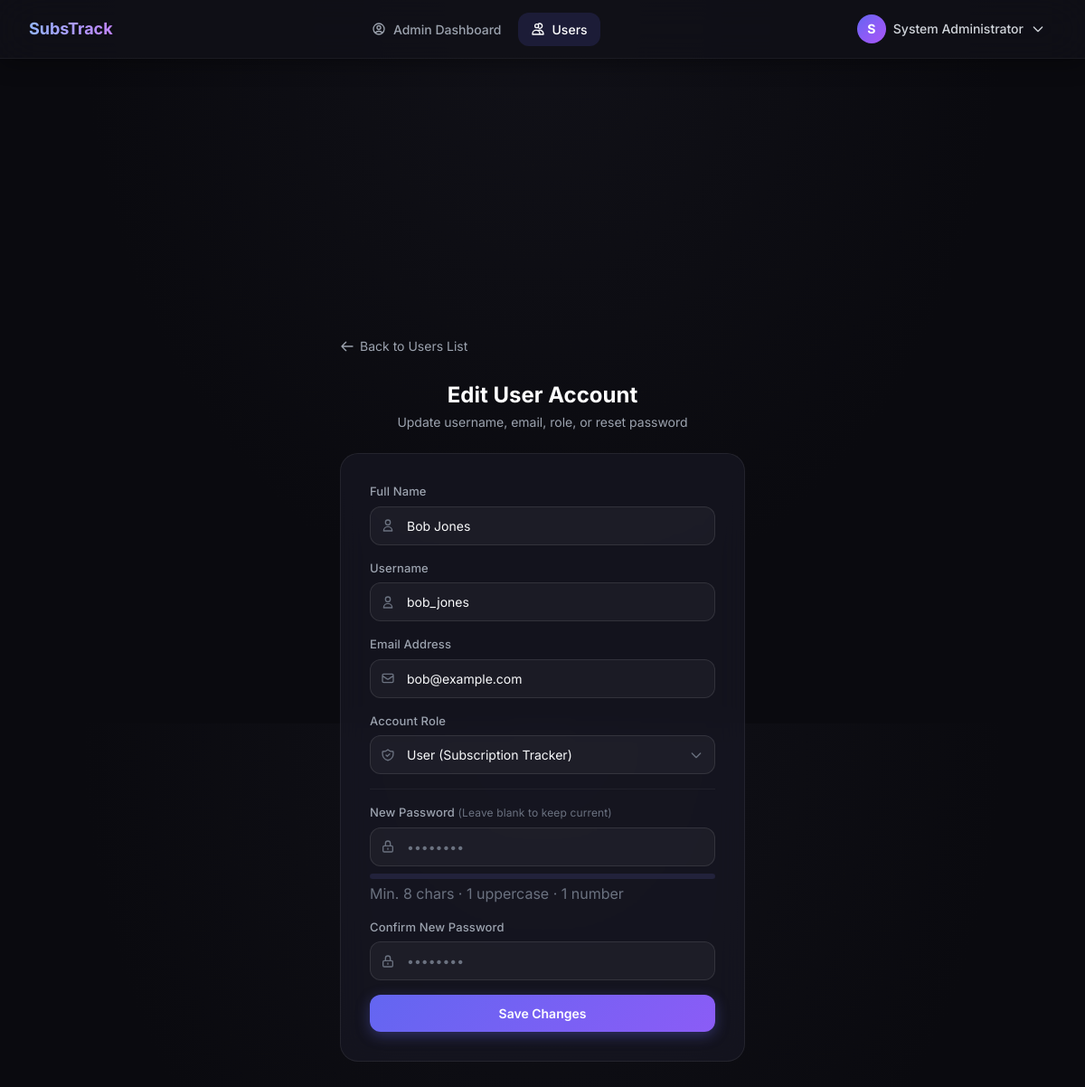
The app's page /admin/users/1003/edit (signed in) with its own data.
### tables this page shows
CREATE TABLE IF NOT EXISTS users (
    id           INT UNSIGNED    NOT NULL AUTO_INCREMENT,
    username     VARCHAR(50)     NOT NULL,
    full_name    VARCHAR(100)    NOT NULL,
    email        VARCHAR(150)    NOT NULL,
    password     VARCHAR(255)    NOT NULL,
    role         ENUM('admin','user') NOT NULL DEFAULT 'user',
    created_at   TIMESTAMP       NOT NULL DEFAULT CURRENT_TIMESTAMP,
    updated_at   TIMESTAMP       NOT NULL DEFAULT CURRENT_TIMESTAMP ON UPDATE CURRENT_TIMESTAMP,
    PRIMARY KEY (id),
    UNIQUE KEY uq_users_email    (email),
    UNIQUE KEY uq_users_username (username)
);

### controllers/AdminController.php (called while the page is built, shortened)
<?php
require_once dirname(__DIR__) . '/models/User.php';
class AdminController
{
    private User $userModel;
    public function __construct()
    {
        $this->userModel = new User();
    }
    public function editUser(int $id): void
    {
        $user = $this->userModel->findById($id);
        $old         = $user;
        require_once dirname(__DIR__) . '/views/admin/user_edit.php';
    }
}

### config/database.php (called while the page is built, shortened)
<?php
class Database
{
    private static ?PDO $instance = null;
    public static function getInstance(): PDO
    {
        if (self::$instance === null) {
            $host    = $_ENV['DB_HOST']    ?? '127.0.0.1';
            $port    = $_ENV['DB_PORT']    ?? '3306';
            $dbname  = $_ENV['DB_NAME']    ?? 'subscription_tracker';
            $user    = $_ENV['DB_USER']    ?? 'root';
            $pass    = $_ENV['DB_PASS']    ?? '';
            $charset = $_ENV['DB_CHARSET'] ?? 'utf8mb4';
            $dsn = "mysql:host={$host};port={$port};dbname={$dbname};charset={$charset}";
            $options = [
                PDO::ATTR_ERRMODE            => PDO::ERRMODE_EXCEPTION,
                PDO::ATTR_DEFAULT_FETCH_MODE => PDO::FETCH_ASSOC,
                PDO::ATTR_EMULATE_PREPARES   => false,
                PDO::MYSQL_ATTR_FOUND_ROWS   => true,
                PDO::ATTR_TIMEOUT            => 5,
            ];
            try {
                self::$instance = new PDO($dsn, $user, $pass, $options);
            } catch (PDOException $e) {
                error_log('[Database] Connection failed: ' . $e->getMessage());
                die(json_encode(['error' => 'Database connection failed. Please try again later.']));
            }
        }
        return self::$instance;
    }
}

### models/User.php (called while the page is built, shortened)
<?php
require_once dirname(__DIR__) . '/config/database.php';
class User
{
    private PDO $db;
    public function __construct()
    {
        $this->db = Database::getInstance();
    }
    public function findById(int $id): array|false
    {
        $stmt = $this->db->prepare('SELECT id, username, full_name, email, role, created_at FROM users WHERE id = ?');
        $stmt->execute([$id]);
        return $stmt->fetch();
    }
}

### views/admin/user_edit.php (the view, shortened to what this page needs)
<?php
$old             = $old ?? [];
require_once __DIR__ . '/../layout/header.php';
require_once __DIR__ . '/../layout/navbar.php';
?>
<div class="min-h-screen flex items-center justify-center px-4 py-8">
    <div class="w-full max-w-md animate-slide-up">
        <div class="mb-6">
            <a href="/admin/users" class="inline-flex items-center gap-1.5 text-sm text-gray-400 hover:text-white transition-colors">
                <svg class="w-4 h-4" fill="none" viewBox="0 0 24 24" stroke="currentColor">
                    <path stroke-linecap="round" stroke-linejoin="round" stroke-width="2" d="M10 19l-7-7m0 0l7-7m-7 7h18" />
                </svg>
                Back to Users List
            </a>
        </div>
        <div class="text-center mb-6">
            <h1 class="text-2xl font-bold text-white mb-1">Edit User Account</h1>
            <p class="text-gray-400 text-sm">Update username, email, role, or reset password</p>
        </div>
        <div class="glass-card p-8">
            <form method="POST" action="/admin/users/<?= $old['id'] ?>/edit" novalidate>
                <div class="space-y-4">
                    <div class="form-group">
                        <label for="full_name" class="form-label">Full Name</label>
                        <div class="relative">
                            <span class="input-icon">
                                <svg class="w-4 h-4" fill="none" viewBox="0 0 24 24" stroke="currentColor">
                                    <path stroke-linecap="round" stroke-linejoin="round" stroke-width="2" d="M16 7a4 4 0 11-8 0 4 4 0 018 0zM12 14a7 7 0 00-7 7h14a7 7 0 00-7-7z" />
                                </svg>
                            </span>
                            <input type="text" id="full_name" name="full_name" class="form-input pl-10"
                                value="<?= htmlspecialchars($old['full_name'] ?? '', ENT_QUOTES) ?>" required />
                        </div>
                    </div>
                    <div class="form-group">
                        <label for="username" class="form-label">Username</label>
                        <div class="relative">
                            <span class="input-icon">
                                <svg class="w-4 h-4" fill="none" viewBox="0 0 24 24" stroke="currentColor">
                                    <path stroke-linecap="round" stroke-linejoin="round" stroke-width="2" d="M16 7a4 4 0 11-8 0 4 4 0 018 0zM12 14a7 7 0 00-7 7h14a7 7 0 00-7-7z" />
                                </svg>
                            </span>
                            <input type="text" id="username" name="username" class="form-input pl-10"
                                value="<?= htmlspecialchars($old['username'] ?? '', ENT_QUOTES) ?>" required />
                        </div>
                    </div>
                    <div class="form-group">
                        <label for="email" class="form-label">Email Address</label>
                        <div class="relative">
                            <span class="input-icon">
                                <svg class="w-4 h-4" fill="none" viewBox="0 0 24 24" stroke="currentColor">
                                    <path stroke-linecap="round" stroke-linejoin="round" stroke-width="2" d="M3 8l7.89 5.26a2 2 0 002.22 0L21 8M5 19h14a2 2 0 002-2V7a2 2 0 00-2-2H5a2 2 0 00-2 2v10a2 2 0 002 2z" />
                                </svg>
                            </span>
                            <input type="email" id="email" name="email" class="form-input pl-10"
                                value="<?= htmlspecialchars($old['email'] ?? '', ENT_QUOTES) ?>" required />
                        </div>
                    </div>
                    <div class="form-group">
                        <label for="role" class="form-label">Account Role</label>
                        <div class="relative">
                            <span class="input-icon">
                            </span>
                            <select id="role" name="role" class="form-input pl-10 pr-10" required>
                                <option value="user" <?= ($old['role'] ?? 'user') === 'user' ? 'selected' : '' ?>>User (Subscription Tracker)</option>
                            </select>
                        </div>
                    </div>
                    <div class="form-group pt-4 border-t border-white/5">
                        <label for="password" class="form-label">New Password <span class="text-xs text-gray-500 font-normal">(Leave blank to keep current)</span></label>
                        <div class="relative">
                            <span class="input-icon">
                                <svg class="w-4 h-4" fill="none" viewBox="0 0 24 24" stroke="currentColor">
                                    <path stroke-linecap="round" stroke-linejoin="round" stroke-width="2" d="M12 15v2m-6 4h12a2 2 0 002-2v-6a2 2 0 00-2-2H6a2 2 0 00-2 2v6a2 2 0 002 2zm10-10V7a4 4 0 00-8 0v4h8z" />
                                </svg>
                            </span>
                            <input type="password" id="password" name="password" class="form-input pl-10"
                                placeholder="••••••••" />
                        </div>
                        <div class="mt-2 h-1.5 w-full bg-surface-600 rounded-full overflow-hidden">
                        </div>
                        <p id="strengthText" class="text-xxs text-gray-500 mt-1">Min. 8 chars · 1 uppercase · 1 number</p>
                    </div>
                    <div class="form-group">
                        <label for="confirm" class="form-label">Confirm New Password</label>
                        <div class="relative">
                            <span class="input-icon">
                                <svg class="w-4 h-4" fill="none" viewBox="0 0 24 24" stroke="currentColor">
                                    <path stroke-linecap="round" stroke-linejoin="round" stroke-width="2" d="M12 15v2m-6 4h12a2 2 0 002-2v-6a2 2 0 00-2-2H6a2 2 0 00-2 2v6a2 2 0 002 2zm10-10V7a4 4 0 00-8 0v4h8z" />
                                </svg>
                            </span>
                            <input type="password" id="confirm" name="confirm" class="form-input pl-10"
                                placeholder="••••••••" />
                        </div>
                    </div>
                    <button type="submit" class="btn-primary w-full mt-4">Save Changes</button>
                </div>
            </form>
        </div>
    </div>
</div>
<?php require_once __DIR__ . '/../layout/footer.php'; ?>

### public/css/style.css (style rules this page uses)
*, *::before, *::after { box-sizing: border-box; }
:root { --surface-900: #0a0a0f; --surface-800: #111118; --surface-700: #1a1a27; --surface-600: #22223b; --surface-500: #2d2d4a; --brand-500: #6366f1; --brand-600: #4f46e5; --glow: rgba(99, 102, 241, 0.35); }
body { background: radial-gradient(ellipse at top, #111118 0%, #0a0a0f 60%); min-height: 100vh; }
.glass-card { background: rgba(26, 26, 39, 0.6); backdrop-filter: blur(16px); -webkit-backdrop-filter: blur(16px); border: 1px solid rgba(255, 255, 255, 0.07); border-radius: 1.25rem; transition: border-color 0.3s ease, box-shadow 0.3s ease; }
.btn-primary { display: inline-flex; align-items: center; justify-content: center; padding: 0.625rem 1.25rem; background: linear-gradient(135deg, #6366f1 0%, #8b5cf6 100%); color: #ffffff; font-size: 0.875rem; font-weight: 600; border-radius: 0.75rem; border: none; cursor: pointer; text-decoration: none; transition: opacity 0.2s, transform 0.15s, box-shadow 0.2s; box-shadow: 0 4px 15px rgba(99, 102, 241, 0.35); }
.form-group { position: relative; }
.form-label { display: block; font-size: 0.8125rem; font-weight: 500; color: #9ca3af; margin-bottom: 0.375rem; letter-spacing: 0.01em; }
.form-input { width: 100%; padding: 0.625rem 0.875rem; background: rgba(255, 255, 255, 0.04); border: 1px solid rgba(255, 255, 255, 0.1); border-radius: 0.75rem; color: #f9fafb; font-size: 0.875rem; font-family: inherit; transition: border-color 0.2s, box-shadow 0.2s, background 0.2s; outline: none; -webkit-appearance: none; appearance: none; }
.form-input::placeholder { color: #6b7280; }
select.form-input { background-repeat: no-repeat; background-position: right 0.75rem center; background-size: 1rem; padding-right: 2.5rem; cursor: pointer; }
select.form-input option { background: #1a1a27; color: #f9fafb; }
.input-icon { position: absolute; left: 0.75rem; top: 50%; transform: translateY(-50%); color: #6b7280; pointer-events: none; display: flex; align-items: center; }

### records on screen
users: full_name "Bob Jones", username "bob_jones", email "bob@example.com", role "User (Subscription Tracker)"

### other values on screen
substr($currentFullName, 0, 1) "S"
$currentFullName "System Administrator"
